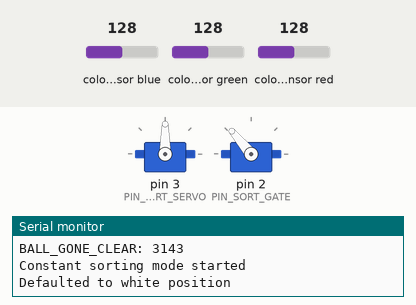
This sketch was run on a simulated Arduino Uno, built with avr-gcc and run on an emulated ATmega328P. Shown: 2 × servo, the last lines printed to the serial monitor. The inputs (shaded band) are chosen by the test bench; at power-on: colour sensor blue 128, colour sensor green 128, colour sensor red 128.

Above: at 4.2 s.
4.3 s: colour sensor blue set to 144
5.9 s: colour sensor blue set to 150
At 6.41 s:
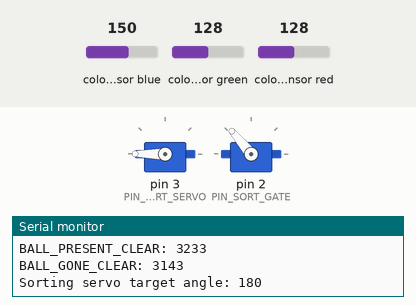
At 7.6 s:
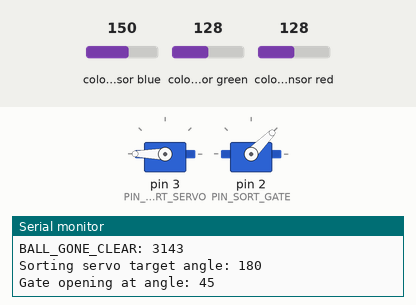
8.9 s: colour sensor green set to 5
10.4 s: colour sensor red set to 244
11.9 s: colour sensor red set to 251
At 13.4 s:
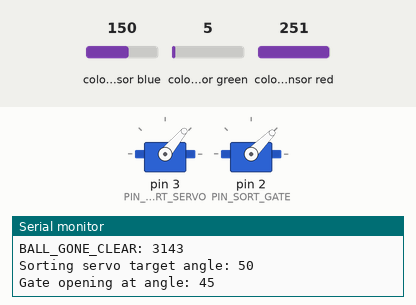
Timing chart, 0 to 15.7 s (numbered marks = the images above; inputs shaded):
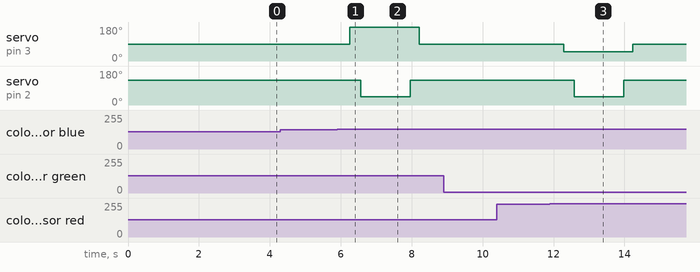

Measured:
- the behaviour switches between 147 and 148 on colour sensor blue (found by bisection; images 0 and 1)
- the behaviour switches between 248 and 249 on colour sensor red (found by bisection; images 2 and 3)
- after the input at 4.3 s, every drawn part: stays the same
- after the input at 5.9 s, servo on pin 3 (PIN_SORT_SERVO): 90° → 180° after 0.36 s, → 90° 2.0 s later; servo on pin 2 (PIN_SORT_GATE): 130° → 45° after 0.66 s, → 130° 1.4 s later
- after the input at 10.4 s, every drawn part: stays the same
- after the input at 11.9 s, servo on pin 3 (PIN_SORT_SERVO): 90° → 50° after 0.38 s, → 90° 2.0 s later; servo on pin 2 (PIN_SORT_GATE): 130° → 45° after 0.68 s, → 130° 1.4 s later

The sketch:

SortingTest.ino
```cpp
#include <Wire.h>
#include <Servo.h>
#include "Adafruit_TCS34725.h"

Servo sortServo;
Servo sortGateServo;

// Pins
const int PIN_SORT_SERVO = 3;
const int PIN_SORT_GATE  = 2;

// Angles
const int SORT_RED_ANGLE   = 50;
const int SORT_WHITE_ANGLE = 90;
const int SORT_BLUE_ANGLE  = 180;
const int SORT_HOME_ANGLE  = 90;

const int SORT_GATE_CLOSED = 130;
const int SORT_GATE_OPEN   = 45;

// Timing
const unsigned long STARTUP_DELAY_MS      = 2000UL;
const unsigned long SORT_GATE_OPEN_MS     = 1400UL;
const unsigned long SORT_SETTLE_MS        = 300UL;
const unsigned long SENSOR_READ_DELAY_MS  = 60UL;
const unsigned long BALL_SAMPLE_GAP_MS    = 12UL;

// Averaging
const int BALL_SAMPLE_COUNT = 5;

// Thresholds
uint16_t BALL_PRESENT_CLEAR = 250;
uint16_t BALL_GONE_CLEAR    = 150;

// TCS34725
Adafruit_TCS34725 tcs =
  Adafruit_TCS34725(TCS34725_INTEGRATIONTIME_50MS, TCS34725_GAIN_4X);

enum BallColor {
  COLOR_NONE,
  COLOR_RED,
  COLOR_WHITE,
  COLOR_BLUE
};

struct ColorFeatures {
  int rr;
  int gg;
  int bb;
  int cc;

  float rn;
  float gn;
  float bn;

  float dRed;
  float dWhite;
  float dBlue;
};

unsigned long lastReadTime = 0;
bool ballLatched = false;

// Ambient baseline, calibrated once at startup
float ambientR = 0.0f;
float ambientG = 0.0f;
float ambientB = 0.0f;
float ambientC = 0.0f;

float sqf(float x) {
  return x * x;
}

void computeThresholdsFromAmbient() {
  BALL_PRESENT_CLEAR = (uint16_t)max(220, (int)(ambientC + 160.0f));
  BALL_GONE_CLEAR    = (uint16_t)max(140, (int)(ambientC + 70.0f));

  if (BALL_GONE_CLEAR >= BALL_PRESENT_CLEAR - 20) {
    BALL_GONE_CLEAR = BALL_PRESENT_CLEAR - 20;
  }
}

const char* colorName(BallColor color) {
  switch (color) {
    case COLOR_RED:   return "RED";
    case COLOR_WHITE: return "WHITE";
    case COLOR_BLUE:  return "BLUE";
    default:          return "NONE";
  }
}

int sortAngleForColor(BallColor color) {
  switch (color) {
    case COLOR_RED:
      return SORT_RED_ANGLE;
    case COLOR_WHITE:
      return SORT_WHITE_ANGLE;
    case COLOR_BLUE:
      return SORT_BLUE_ANGLE;
    default:
      return SORT_WHITE_ANGLE;
  }
}

void pulseSortGate() {
  Serial.print("Gate opening at angle: ");
  Serial.println(SORT_GATE_OPEN);

  sortGateServo.write(SORT_GATE_OPEN);
  delay(SORT_GATE_OPEN_MS);

  Serial.print("Gate closing at angle: ");
  Serial.println(SORT_GATE_CLOSED);

  sortGateServo.write(SORT_GATE_CLOSED);
  delay(250);
}

void calibrateAmbientOnce() {
  uint32_t sumR = 0;
  uint32_t sumG = 0;
  uint32_t sumB = 0;
  uint32_t sumC = 0;
  uint16_t count = 0;

  unsigned long startTime = millis();

  while (millis() - startTime < STARTUP_DELAY_MS) {
    uint16_t r, g, b, c;
    tcs.getRawData(&r, &g, &b, &c);

    sumR += r;
    sumG += g;
    sumB += b;
    sumC += c;
    count++;

    delay(25);
  }

  if (count == 0) {
    count = 1;
  }

  ambientR = (float)sumR / count;
  ambientG = (float)sumG / count;
  ambientB = (float)sumB / count;
  ambientC = (float)sumC / count;

  computeThresholdsFromAmbient();
}

void readAveragedBallSample(uint16_t &rAvg, uint16_t &gAvg, uint16_t &bAvg, uint16_t &cAvg) {
  uint32_t sumR = 0;
  uint32_t sumG = 0;
  uint32_t sumB = 0;
  uint32_t sumC = 0;

  for (int i = 0; i < BALL_SAMPLE_COUNT; i++) {
    uint16_t r, g, b, c;
    tcs.getRawData(&r, &g, &b, &c);

    sumR += r;
    sumG += g;
    sumB += b;
    sumC += c;

    delay(BALL_SAMPLE_GAP_MS);
  }

  rAvg = sumR / BALL_SAMPLE_COUNT;
  gAvg = sumG / BALL_SAMPLE_COUNT;
  bAvg = sumB / BALL_SAMPLE_COUNT;
  cAvg = sumC / BALL_SAMPLE_COUNT;
}

ColorFeatures computeFeatures(uint16_t r, uint16_t g, uint16_t b, uint16_t c) {
  ColorFeatures f;

  f.rr = max(0, (int)r - (int)ambientR);
  f.gg = max(0, (int)g - (int)ambientG);
  f.bb = max(0, (int)b - (int)ambientB);
  f.cc = max(0, (int)c - (int)ambientC);

  float sumRGB = (float)(f.rr + f.gg + f.bb);

  if (sumRGB > 0.0f) {
    f.rn = f.rr / sumRGB;
    f.gn = f.gg / sumRGB;
    f.bn = f.bb / sumRGB;
  } else {
    f.rn = 0.0f;
    f.gn = 0.0f;
    f.bn = 0.0f;
  }

  f.dRed =
    sqf(f.rn - 0.784f) +
    sqf(f.gn - 0.096f) +
    sqf(f.bn - 0.120f);

  f.dWhite =
    sqf(f.rn - 0.457f) +
    sqf(f.gn - 0.325f) +
    sqf(f.bn - 0.217f);

  f.dBlue =
    sqf(f.rn - 0.307f) +
    sqf(f.gn - 0.331f) +
    sqf(f.bn - 0.360f);

  return f;
}

BallColor classifyColor(const ColorFeatures &f) {
  float sumRGB = (float)(f.rr + f.gg + f.bb);

  if (f.cc < 80 || sumRGB < 50.0f) {
    return COLOR_NONE;
  }

  // RED
  if (f.rn >= 0.62f &&
      f.rr >= f.gg * 2.0f &&
      f.rr >= f.bb * 1.8f) {
    return COLOR_RED;
  }

  // BLUE
  if (f.rn <= 0.40f &&
      f.gn >= 0.28f &&
      f.bn >= 0.31f &&
      f.rr < f.gg &&
      f.rr < f.bb) {
    return COLOR_BLUE;
  }

  // WHITE
  if (f.rn >= 0.38f && f.rn <= 0.60f &&
      f.gn >= 0.24f && f.gn <= 0.40f &&
      f.bn >= 0.14f && f.bn <= 0.30f) {
    return COLOR_WHITE;
  }

  // Distance fallback
  float minD = f.dRed;
  BallColor guess = COLOR_RED;

  if (f.dWhite < minD) {
    minD = f.dWhite;
    guess = COLOR_WHITE;
  }

  if (f.dBlue < minD) {
    minD = f.dBlue;
    guess = COLOR_BLUE;
  }

  if (minD < 0.045f) {
    if (guess == COLOR_BLUE && f.bn >= 0.30f && f.rn <= 0.42f) {
      return COLOR_BLUE;
    }
    return guess;
  }

  if (f.rn > 0.60f) {
    return COLOR_RED;
  }

  if (f.rn < 0.42f && f.bn > 0.30f) {
    return COLOR_BLUE;
  }

  if (f.gn > 0.23f && f.bn > 0.13f) {
    return COLOR_WHITE;
  }

  return COLOR_NONE;
}

void printDebug(uint16_t r, uint16_t g, uint16_t b, uint16_t c, const ColorFeatures &f, BallColor color, int targetAngle) {
  Serial.println("===== BALL DETECTED =====");
  Serial.print("Detected color: ");
  Serial.println(colorName(color));

  Serial.print("Raw R: ");
  Serial.println(r);
  Serial.print("Raw G: ");
  Serial.println(g);
  Serial.print("Raw B: ");
  Serial.println(b);
  Serial.print("Raw C: ");
  Serial.println(c);

  Serial.print("Ambient R: ");
  Serial.println(ambientR, 1);
  Serial.print("Ambient G: ");
  Serial.println(ambientG, 1);
  Serial.print("Ambient B: ");
  Serial.println(ambientB, 1);
  Serial.print("Ambient C: ");
  Serial.println(ambientC, 1);

  Serial.print("Comp R: ");
  Serial.println(f.rr);
  Serial.print("Comp G: ");
  Serial.println(f.gg);
  Serial.print("Comp B: ");
  Serial.println(f.bb);
  Serial.print("Comp C: ");
  Serial.println(f.cc);

  Serial.print("R frac: ");
  Serial.println(f.rn, 3);
  Serial.print("G frac: ");
  Serial.println(f.gn, 3);
  Serial.print("B frac: ");
  Serial.println(f.bn, 3);

  Serial.print("dRed: ");
  Serial.println(f.dRed, 4);
  Serial.print("dWhite: ");
  Serial.println(f.dWhite, 4);
  Serial.print("dBlue: ");
  Serial.println(f.dBlue, 4);

  Serial.print("BALL_PRESENT_CLEAR: ");
  Serial.println(BALL_PRESENT_CLEAR);
  Serial.print("BALL_GONE_CLEAR: ");
  Serial.println(BALL_GONE_CLEAR);

  Serial.print("Sorting servo target angle: ");
  Serial.println(targetAngle);
}

void sortOneBall(BallColor color, uint16_t r, uint16_t g, uint16_t b, uint16_t c, const ColorFeatures &f) {
  int targetAngle = sortAngleForColor(color);

  printDebug(r, g, b, c, f, color, targetAngle);

  sortServo.write(targetAngle);
  delay(SORT_SETTLE_MS);

  pulseSortGate();

  Serial.print("Returning sorting servo to white/home angle: ");
  Serial.println(SORT_WHITE_ANGLE);

  sortServo.write(SORT_WHITE_ANGLE);
  delay(200);

  Serial.println("=========================");
  Serial.println();
}

void readAndSort() {
  if (millis() - lastReadTime < SENSOR_READ_DELAY_MS) {
    return;
  }

  lastReadTime = millis();

  uint16_t rNow, gNow, bNow, cNow;
  tcs.getRawData(&rNow, &gNow, &bNow, &cNow);

  if (!ballLatched && cNow >= BALL_PRESENT_CLEAR) {
    uint16_t r, g, b, c;
    readAveragedBallSample(r, g, b, c);

    ColorFeatures f = computeFeatures(r, g, b, c);
    BallColor color = classifyColor(f);

    if (color != COLOR_NONE) {
      sortOneBall(color, r, g, b, c, f);
    } else {
      Serial.println("===== BALL DETECTED =====");
      Serial.println("Classification was NONE");
      Serial.print("Raw R: "); Serial.println(r);
      Serial.print("Raw G: "); Serial.println(g);
      Serial.print("Raw B: "); Serial.println(b);
      Serial.print("Raw C: "); Serial.println(c);
      Serial.print("Comp R: "); Serial.println(f.rr);
      Serial.print("Comp G: "); Serial.println(f.gg);
      Serial.print("Comp B: "); Serial.println(f.bb);
      Serial.print("Comp C: "); Serial.println(f.cc);
      Serial.print("R frac: "); Serial.println(f.rn, 3);
      Serial.print("G frac: "); Serial.println(f.gn, 3);
      Serial.print("B frac: "); Serial.println(f.bn, 3);
      Serial.println();
    }

    ballLatched = true;
  }

  if (ballLatched && cNow <= BALL_GONE_CLEAR) {
    ballLatched = false;
    Serial.println("Ball cleared sensor");
    Serial.println();
  }
}

void setup() {
  Serial.begin(115200);
  delay(1000);

  sortServo.attach(PIN_SORT_SERVO);
  sortGateServo.attach(PIN_SORT_GATE);

  sortServo.write(SORT_WHITE_ANGLE);
  sortGateServo.write(SORT_GATE_CLOSED);

  if (!tcs.begin()) {
    Serial.println("TCS34725 not found. Check wiring.");
    while (true) {
    }
  }

  Serial.println("Starting ambient calibration...");
  Serial.println("Keep sensor area empty during this time.");
  calibrateAmbientOnce();

  Serial.println("Ambient calibration complete");
  Serial.print("Ambient R: "); Serial.println(ambientR, 1);
  Serial.print("Ambient G: "); Serial.println(ambientG, 1);
  Serial.print("Ambient B: "); Serial.println(ambientB, 1);
  Serial.print("Ambient C: "); Serial.println(ambientC, 1);
  Serial.print("BALL_PRESENT_CLEAR: "); Serial.println(BALL_PRESENT_CLEAR);
  Serial.print("BALL_GONE_CLEAR: "); Serial.println(BALL_GONE_CLEAR);
  Serial.println();

  Serial.println("Constant sorting mode started");
  Serial.println("Defaulted to white position");
  Serial.println();
}

void loop() {
  readAndSort();
}
```
